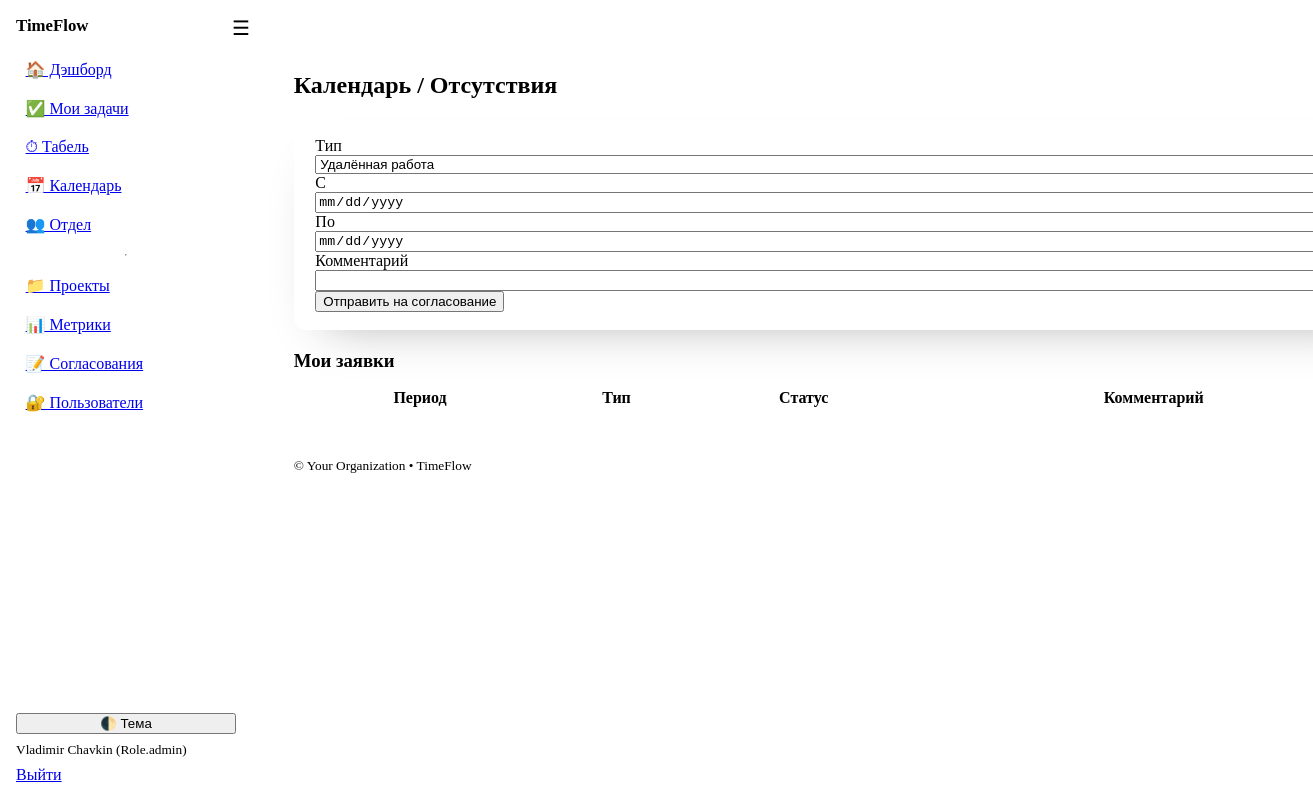
The page /leaves (signed in) on the database as committed earlier.
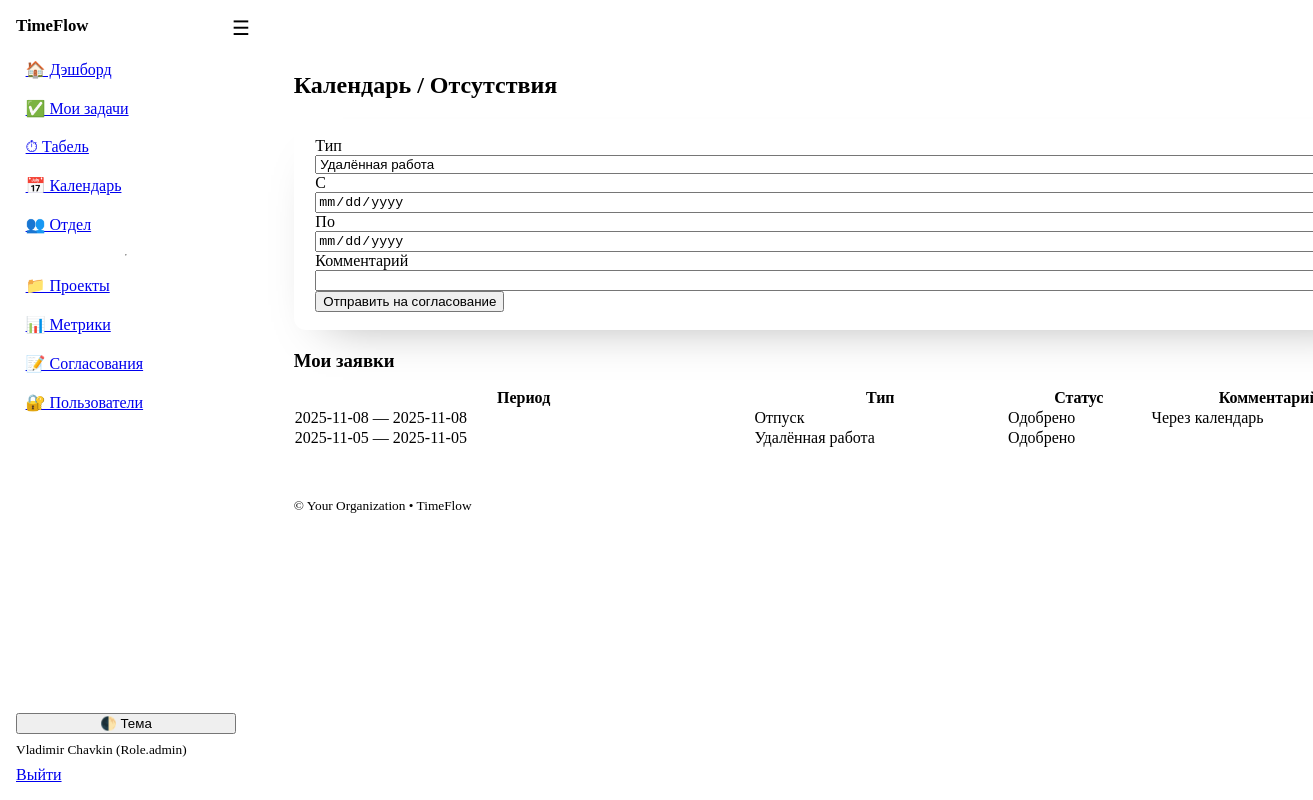
The same page on the database as committed later.
### models.py (models this page shows)
class LeaveRequest(Base):
    __tablename__ = "leave_requests"
    id: Mapped[int] = mapped_column(Integer, primary_key=True)
    user_id: Mapped[int] = mapped_column(ForeignKey("users.id"))
    type: Mapped[LeaveType] = mapped_column(Enum(LeaveType))
    date_from: Mapped[dt.date] = mapped_column(Date)
    date_to: Mapped[dt.date] = mapped_column(Date)
    status: Mapped[LeaveStatus] = mapped_column(Enum(LeaveStatus), default=LeaveStatus.pending)
    approver_id: Mapped[int | None] = mapped_column(ForeignKey("users.id"), nullable=True)
    comment: Mapped[str] = mapped_column(Text, default="")
    created_at: Mapped[dt.datetime] = mapped_column(
        DateTime, default=dt.datetime.utcnow
    )
    user: Mapped["User"] = relationship(foreign_keys=[user_id])
    approver: Mapped["User"] = relationship(foreign_keys=[approver_id])
    time_entries: Mapped[list["TimeEntry"]] = relationship(
        back_populates="leave_request", cascade="all, delete-orphan"
    )

### app.py (the view)
@app.get("/leaves", response_class=HTMLResponse)
def leaves_page(request: Request, db: Session = Depends(get_db), user: User = Depends(get_current_user)):
    my_requests = db.scalars(select(LeaveRequest).where(LeaveRequest.user_id == user.id).order_by(LeaveRequest.created_at.desc())).all()
    return templates.TemplateResponse("leaves.html", {"request": request, "user": user, "my_requests": my_requests, "app_name": APP_NAME})

### templates/leaves.html
{% extends "base.html" %}
{% block content %}
  <h2>Календарь / Отсутствия</h2>
  <form method="post" action="/leaves/request">
    <div class="grid">
      <label>Тип
        <select name="type">
          {% for t in LeaveType %}<option value="{{ t.value }}">{{ t|leave_type_label }}</option>{% endfor %}
        </select>
      </label>
      <label>С <input type="date" name="date_from" required></label>
      <label>По <input type="date" name="date_to" required></label>
    </div>
    <label>Комментарий <input type="text" name="comment"></label>
    <button type="submit">Отправить на согласование</button>
  </form>
  <h3>Мои заявки</h3>
  <div class="table-wrapper">
    <table>
      <thead><tr><th>Период</th><th>Тип</th><th>Статус</th><th>Комментарий</th></tr></thead>
      <tbody>
        {% for r in my_requests %}
        <tr>
          <td>{{ r.date_from }} — {{ r.date_to }}</td>
          <td>{{ r.type|leave_type_label }}</td>
          <td>{{ r.status|leave_status_label }}</td>
          <td>{{ r.comment }}</td>
        </tr>
        {% endfor %}
      </tbody>
    </table>
  </div>
{% endblock %}

Rows that differ between the two databases and show on the page:
added LeaveRequest: date_from "2025-11-08", date_to "2025-11-08", type|leave_type_label "Отпуск", status|leave_status_label "Одобрено", comment "Через календарь"
added LeaveRequest: date_from "2025-11-05", date_to "2025-11-05", type|leave_type_label "Удалённая работа", status|leave_status_label "Одобрено"
